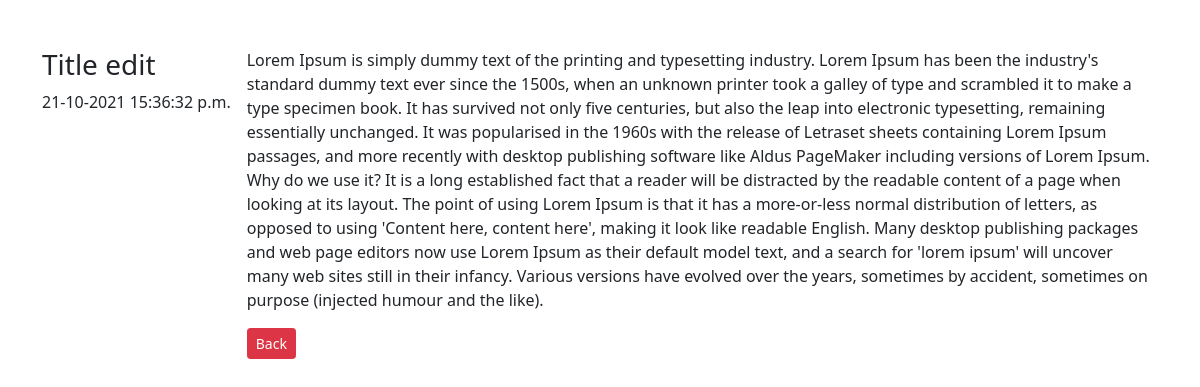
/posts/cbv/1/detail/, run on the app's committed database.
### blog/models.py (models this page shows, shortened)
class Post(models.Model):
    title = models.CharField(max_length=100)
    description = models.TextField()
    is_active = models.BooleanField(default=False)
    created = models.DateTimeField(auto_now_add=True)
    updated = models.DateTimeField(auto_now=True)
    created_by = models.ForeignKey(
        User, on_delete=models.SET_NULL, related_name="posts", null=True,
        blank=True
    )

### blog/views.py (the view)
# urls.py: path('cbv/<int:pk>/detail/', PostDetailView.as_view(), name='cvb_post_detail'),
class PostDetailView(DetailView):
    model = Post
    template_name = 'cbv_detail.html'

### templates/cbv_detail.html (shortened to what this page needs)
{% extends 'base.html' %}
{% block body %}
<div class="container py-5">
    <div class="row">
        <div class="col">
            <div class="d-flex">
                <div class="flex-shrink-0">
                    <h3>{{ object.title }}</h3>
                    <span>{{ object.created|date:'d-m-Y H:i:s a' }}</span>
                </div>
                <div class="flex-grow-1 ms-3">
                        <p>
                            {{ object.description }}
                        </p>
                        <a href="{% url 'cbv_post_list' %}" class="btn btn-danger btn-sm">Back</a>
                    </div>
                </div>
        </div>
    </div>
</div>
{% endblock %}

### data on the page
Post: title "Title edit", created "21-10-2021 15:36:32 p.m.", description "Lorem Ipsum is simply dummy text of the printing and typesetting industry. Lorem Ipsum has been the industry's standard dummy text ever since the 1500s, when an unknown printer took a galley of type and scrambled it to make a type specimen book. It has survived not only five centuries, but also the leap into electronic typesetting, remaining essentially unchanged. It was popularised in the 1960s with the release of Letraset sheets containing Lorem Ipsum passages, and more recently with desktop publishing software like Aldus PageMaker including versions of Lorem Ipsum. Why do we use it? It is a long established fact that a reader will be distracted by the readable content of a page when…"
